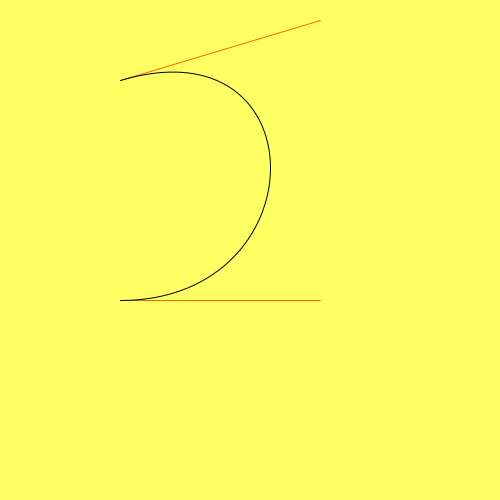
Frame 1 (no input)
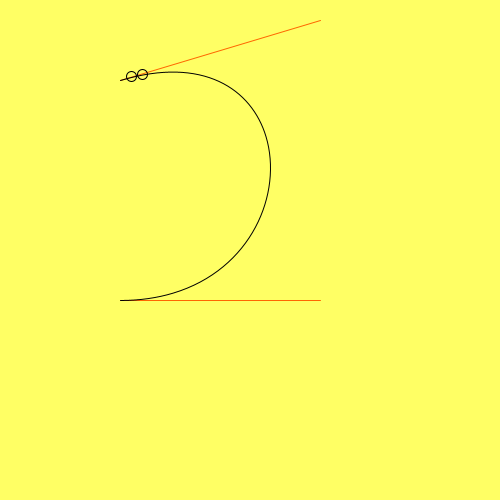
Frame 60 (the mouse pressed at the canvas centre just before this capture)
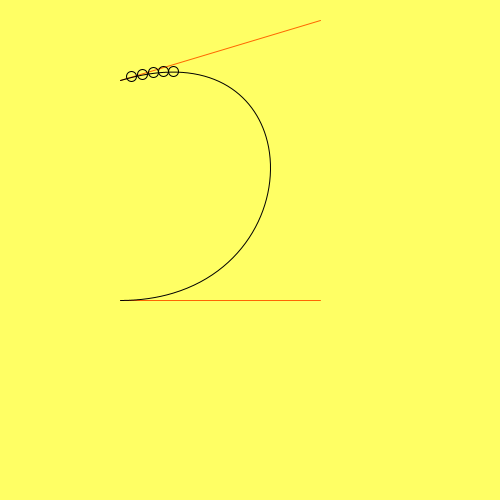
Frame 120 (the mouse held since frame 60 and released just before this capture)

The Processing sketch that drew these frames (run headless with seeded random() and noise(); from frame 60 on, the mouse is pressed at the canvas centre):

// Processing sketch: week12_06_Arraylist_add_remove
// ── week12_06_Arraylist_add_remove.pde
//week12_06_Arraylist_add_remove
void setup() {
  size(500, 500);
}
PVector p0 = new PVector(120, 80);
PVector p1 = new PVector(320, 20);
PVector p2 = new PVector(320, 300);
PVector p3 = new PVector(120, 300);
float t0 =0.0;
ArrayList<Ball> balls = new ArrayList<Ball>();
void draw() {
  background(255, 255, 100);
  noFill();
  stroke(255, 102, 0);
  line(120, 80, 320, 20);
  line(320, 300, 120, 300);
  stroke(0, 0, 0);
  bezier(120, 80, 320, 20, 320, 300, 120, 300);
  for (Ball ball : balls) {
    ball.draw();
  }
  if(frameCount%20==0) {
    balls.add(new Ball(p0,p1,p2,p3));
    println(balls.size());
  }
  if(balls.size()>0 && balls.get(0).t>1.0)balls.remove(0);
}
void mouseDragged() {
  t0 += 0.01 * (mouseX - pmouseX);
}
class Ball {
  PVector p0, p1, p2, p3;
  float t = 0.0;
  Ball(PVector _p0, PVector _p1, PVector _p2, PVector _p3) {
    p0=_p0;
    p1=_p1;
    p2=_p2;
    p3=_p3;
  }
  void draw() {
    float x = p0.x*(1-t)*(1-t)*(1-t) + 3*p1.x*t*(1-t)*(1-t) + 3*p2.x*t*t*(1-t) + p3.x*t*t*t;
    float y = p0.y*(1-t)*(1-t)*(1-t) + 3*p1.y*t*(1-t)*(1-t) + 3*p2.y*t*t*(1-t) + p3.y*t*t*t;
    ellipse(x, y, 10, 10);
    t+=0.001;
  }
}
